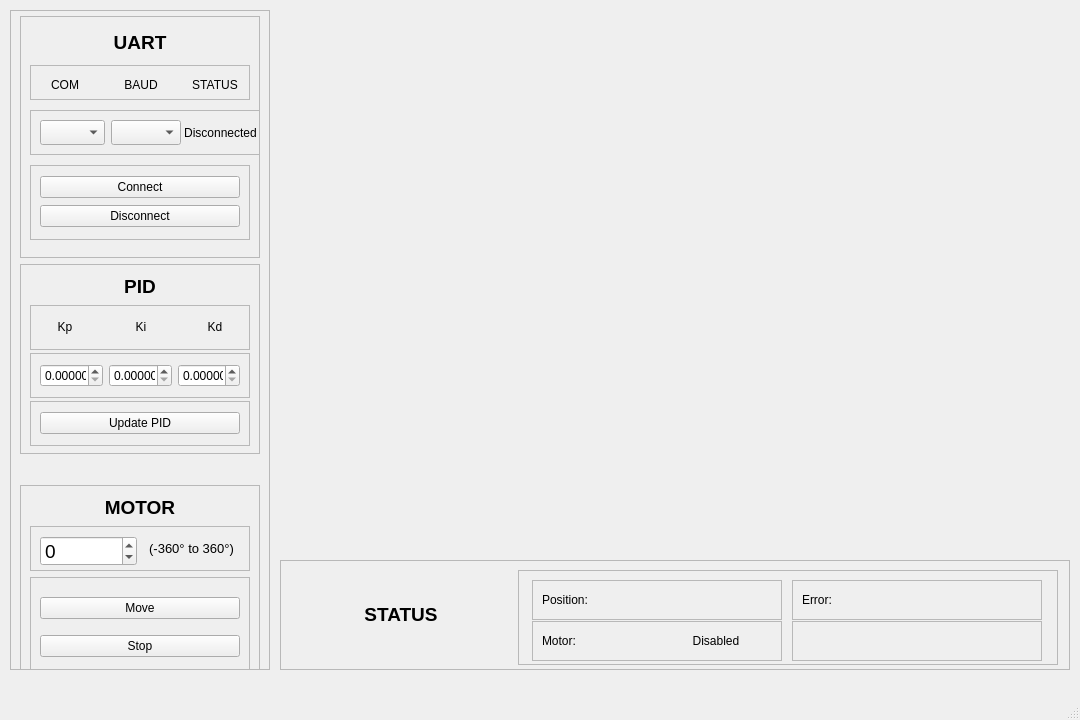
<?xml version="1.0" encoding="UTF-8"?>
<ui version="4.0">
 <class>MainWindow</class>
 <widget class="QMainWindow" name="MainWindow">
  <property name="geometry">
   <rect>
    <x>0</x>
    <y>0</y>
    <width>1080</width>
    <height>720</height>
   </rect>
  </property>
  <property name="minimumSize">
   <size>
    <width>1080</width>
    <height>720</height>
   </size>
  </property>
  <property name="maximumSize">
   <size>
    <width>1080</width>
    <height>720</height>
   </size>
  </property>
  <property name="windowTitle">
   <string>MainWindow</string>
  </property>
  <widget class="QWidget" name="centralwidget">
   <widget class="QFrame" name="actionsFrame">
    <property name="geometry">
     <rect>
      <x>10</x>
      <y>10</y>
      <width>260</width>
      <height>660</height>
     </rect>
    </property>
    <property name="minimumSize">
     <size>
      <width>260</width>
      <height>660</height>
     </size>
    </property>
    <property name="maximumSize">
     <size>
      <width>260</width>
      <height>660</height>
     </size>
    </property>
    <property name="frameShape">
     <enum>QFrame::Shape::StyledPanel</enum>
    </property>
    <property name="frameShadow">
     <enum>QFrame::Shadow::Raised</enum>
    </property>
    <layout class="QVBoxLayout" name="verticalLayout_4">
     <property name="spacing">
      <number>6</number>
     </property>
     <property name="topMargin">
      <number>5</number>
     </property>
     <item>
      <widget class="QFrame" name="uartFrame">
       <property name="frameShape">
        <enum>QFrame::Shape::StyledPanel</enum>
       </property>
       <property name="frameShadow">
        <enum>QFrame::Shadow::Raised</enum>
       </property>
       <layout class="QVBoxLayout" name="verticalLayout">
        <item>
         <widget class="QLabel" name="uartLabel">
          <property name="minimumSize">
           <size>
            <width>220</width>
            <height>25</height>
           </size>
          </property>
          <property name="maximumSize">
           <size>
            <width>220</width>
            <height>25</height>
           </size>
          </property>
          <property name="font">
           <font>
            <pointsize>14</pointsize>
            <bold>true</bold>
           </font>
          </property>
          <property name="text">
           <string>UART</string>
          </property>
          <property name="alignment">
           <set>Qt::AlignmentFlag::AlignCenter</set>
          </property>
         </widget>
        </item>
        <item>
         <widget class="QFrame" name="uartParametersFrame">
          <property name="minimumSize">
           <size>
            <width>220</width>
            <height>35</height>
           </size>
          </property>
          <property name="maximumSize">
           <size>
            <width>220</width>
            <height>35</height>
           </size>
          </property>
          <property name="frameShape">
           <enum>QFrame::Shape::StyledPanel</enum>
          </property>
          <property name="frameShadow">
           <enum>QFrame::Shadow::Raised</enum>
          </property>
          <layout class="QHBoxLayout" name="horizontalLayout">
           <item>
            <widget class="QLabel" name="comLabel">
             <property name="minimumSize">
              <size>
               <width>50</width>
               <height>20</height>
              </size>
             </property>
             <property name="maximumSize">
              <size>
               <width>50</width>
               <height>20</height>
              </size>
             </property>
             <property name="sizeIncrement">
              <size>
               <width>0</width>
               <height>0</height>
              </size>
             </property>
             <property name="text">
              <string>COM</string>
             </property>
             <property name="alignment">
              <set>Qt::AlignmentFlag::AlignCenter</set>
             </property>
            </widget>
           </item>
           <item>
            <widget class="QLabel" name="baudLabel">
             <property name="minimumSize">
              <size>
               <width>90</width>
               <height>20</height>
              </size>
             </property>
             <property name="maximumSize">
              <size>
               <width>90</width>
               <height>20</height>
              </size>
             </property>
             <property name="text">
              <string>BAUD</string>
             </property>
             <property name="alignment">
              <set>Qt::AlignmentFlag::AlignCenter</set>
             </property>
            </widget>
           </item>
           <item>
            <widget class="QLabel" name="uartStatusLabel">
             <property name="minimumSize">
              <size>
               <width>50</width>
               <height>20</height>
              </size>
             </property>
             <property name="maximumSize">
              <size>
               <width>50</width>
               <height>20</height>
              </size>
             </property>
             <property name="text">
              <string>STATUS</string>
             </property>
             <property name="alignment">
              <set>Qt::AlignmentFlag::AlignCenter</set>
             </property>
            </widget>
           </item>
          </layout>
         </widget>
        </item>
        <item>
         <widget class="QFrame" name="uartInWidgetsFrame">
          <property name="minimumSize">
           <size>
            <width>230</width>
            <height>45</height>
           </size>
          </property>
          <property name="maximumSize">
           <size>
            <width>230</width>
            <height>45</height>
           </size>
          </property>
          <property name="frameShape">
           <enum>QFrame::Shape::StyledPanel</enum>
          </property>
          <property name="frameShadow">
           <enum>QFrame::Shadow::Raised</enum>
          </property>
          <layout class="QHBoxLayout" name="horizontalLayout_2">
           <item>
            <widget class="QComboBox" name="comComboBox">
             <property name="minimumSize">
              <size>
               <width>65</width>
               <height>25</height>
              </size>
             </property>
             <property name="maximumSize">
              <size>
               <width>65</width>
               <height>25</height>
              </size>
             </property>
            </widget>
           </item>
           <item>
            <widget class="QComboBox" name="baudComboBox">
             <property name="minimumSize">
              <size>
               <width>70</width>
               <height>25</height>
              </size>
             </property>
             <property name="maximumSize">
              <size>
               <width>70</width>
               <height>25</height>
              </size>
             </property>
            </widget>
           </item>
           <item>
            <widget class="QLabel" name="statusStateLabel">
             <property name="minimumSize">
              <size>
               <width>75</width>
               <height>25</height>
              </size>
             </property>
             <property name="maximumSize">
              <size>
               <width>75</width>
               <height>25</height>
              </size>
             </property>
             <property name="text">
              <string>Disconnected</string>
             </property>
             <property name="alignment">
              <set>Qt::AlignmentFlag::AlignCenter</set>
             </property>
            </widget>
           </item>
          </layout>
         </widget>
        </item>
        <item>
         <widget class="QFrame" name="uartOutWidgetsFrame">
          <property name="minimumSize">
           <size>
            <width>220</width>
            <height>75</height>
           </size>
          </property>
          <property name="maximumSize">
           <size>
            <width>220</width>
            <height>75</height>
           </size>
          </property>
          <property name="frameShape">
           <enum>QFrame::Shape::StyledPanel</enum>
          </property>
          <property name="frameShadow">
           <enum>QFrame::Shadow::Raised</enum>
          </property>
          <layout class="QVBoxLayout" name="verticalLayout_6">
           <item>
            <widget class="QPushButton" name="connectUartButton">
             <property name="text">
              <string>Connect</string>
             </property>
            </widget>
           </item>
           <item>
            <widget class="QPushButton" name="disconnectUartButton">
             <property name="text">
              <string>Disconnect</string>
             </property>
            </widget>
           </item>
          </layout>
         </widget>
        </item>
       </layout>
      </widget>
     </item>
     <item>
      <widget class="QFrame" name="pidFrame">
       <property name="minimumSize">
        <size>
         <width>240</width>
         <height>190</height>
        </size>
       </property>
       <property name="maximumSize">
        <size>
         <width>240</width>
         <height>190</height>
        </size>
       </property>
       <property name="frameShape">
        <enum>QFrame::Shape::StyledPanel</enum>
       </property>
       <property name="frameShadow">
        <enum>QFrame::Shadow::Raised</enum>
       </property>
       <layout class="QVBoxLayout" name="verticalLayout_2">
        <item>
         <widget class="QLabel" name="pidLabel">
          <property name="minimumSize">
           <size>
            <width>220</width>
            <height>25</height>
           </size>
          </property>
          <property name="maximumSize">
           <size>
            <width>220</width>
            <height>25</height>
           </size>
          </property>
          <property name="font">
           <font>
            <pointsize>14</pointsize>
            <bold>true</bold>
           </font>
          </property>
          <property name="text">
           <string>PID</string>
          </property>
          <property name="alignment">
           <set>Qt::AlignmentFlag::AlignCenter</set>
          </property>
         </widget>
        </item>
        <item>
         <widget class="QFrame" name="pidParametersFrame">
          <property name="minimumSize">
           <size>
            <width>220</width>
            <height>45</height>
           </size>
          </property>
          <property name="maximumSize">
           <size>
            <width>220</width>
            <height>45</height>
           </size>
          </property>
          <property name="frameShape">
           <enum>QFrame::Shape::StyledPanel</enum>
          </property>
          <property name="frameShadow">
           <enum>QFrame::Shadow::Raised</enum>
          </property>
          <layout class="QHBoxLayout" name="horizontalLayout_3">
           <item>
            <widget class="QLabel" name="kpLabel">
             <property name="minimumSize">
              <size>
               <width>50</width>
               <height>20</height>
              </size>
             </property>
             <property name="maximumSize">
              <size>
               <width>50</width>
               <height>20</height>
              </size>
             </property>
             <property name="sizeIncrement">
              <size>
               <width>0</width>
               <height>0</height>
              </size>
             </property>
             <property name="text">
              <string>Kp</string>
             </property>
             <property name="alignment">
              <set>Qt::AlignmentFlag::AlignCenter</set>
             </property>
            </widget>
           </item>
           <item>
            <widget class="QLabel" name="kiLabel">
             <property name="minimumSize">
              <size>
               <width>90</width>
               <height>20</height>
              </size>
             </property>
             <property name="maximumSize">
              <size>
               <width>90</width>
               <height>20</height>
              </size>
             </property>
             <property name="text">
              <string>Ki</string>
             </property>
             <property name="alignment">
              <set>Qt::AlignmentFlag::AlignCenter</set>
             </property>
            </widget>
           </item>
           <item>
            <widget class="QLabel" name="kdLabel">
             <property name="minimumSize">
              <size>
               <width>50</width>
               <height>20</height>
              </size>
             </property>
             <property name="maximumSize">
              <size>
               <width>50</width>
               <height>20</height>
              </size>
             </property>
             <property name="text">
              <string>Kd</string>
             </property>
             <property name="alignment">
              <set>Qt::AlignmentFlag::AlignCenter</set>
             </property>
            </widget>
           </item>
          </layout>
         </widget>
        </item>
        <item>
         <widget class="QFrame" name="pidParametersWidgets">
          <property name="minimumSize">
           <size>
            <width>220</width>
            <height>45</height>
           </size>
          </property>
          <property name="maximumSize">
           <size>
            <width>220</width>
            <height>45</height>
           </size>
          </property>
          <property name="frameShape">
           <enum>QFrame::Shape::StyledPanel</enum>
          </property>
          <property name="frameShadow">
           <enum>QFrame::Shadow::Raised</enum>
          </property>
          <layout class="QHBoxLayout" name="horizontalLayout_4">
           <item>
            <widget class="QDoubleSpinBox" name="kpSpinBox">
             <property name="decimals">
              <number>5</number>
             </property>
             <property name="maximum">
              <double>99.999989999999997</double>
             </property>
            </widget>
           </item>
           <item>
            <widget class="QDoubleSpinBox" name="kiSpinBox">
             <property name="decimals">
              <number>5</number>
             </property>
             <property name="maximum">
              <double>100.000000000000000</double>
             </property>
            </widget>
           </item>
           <item>
            <widget class="QDoubleSpinBox" name="kdSpinBox">
             <property name="decimals">
              <number>5</number>
             </property>
             <property name="maximum">
              <double>100.000000000000000</double>
             </property>
            </widget>
           </item>
          </layout>
         </widget>
        </item>
        <item>
         <widget class="QFrame" name="updatePidFrame">
          <property name="minimumSize">
           <size>
            <width>220</width>
            <height>45</height>
           </size>
          </property>
          <property name="maximumSize">
           <size>
            <width>220</width>
            <height>45</height>
           </size>
          </property>
          <property name="frameShape">
           <enum>QFrame::Shape::StyledPanel</enum>
          </property>
          <property name="frameShadow">
           <enum>QFrame::Shadow::Raised</enum>
          </property>
          <layout class="QHBoxLayout" name="horizontalLayout_5">
           <item>
            <widget class="QPushButton" name="updatePidButton">
             <property name="text">
              <string>Update PID</string>
             </property>
            </widget>
           </item>
          </layout>
         </widget>
        </item>
       </layout>
      </widget>
     </item>
     <item>
      <widget class="QFrame" name="motorFrame">
       <property name="minimumSize">
        <size>
         <width>240</width>
         <height>200</height>
        </size>
       </property>
       <property name="maximumSize">
        <size>
         <width>240</width>
         <height>150</height>
        </size>
       </property>
       <property name="frameShape">
        <enum>QFrame::Shape::StyledPanel</enum>
       </property>
       <property name="frameShadow">
        <enum>QFrame::Shadow::Raised</enum>
       </property>
       <layout class="QVBoxLayout" name="verticalLayout_3">
        <item>
         <widget class="QLabel" name="motorLabel">
          <property name="minimumSize">
           <size>
            <width>220</width>
            <height>25</height>
           </size>
          </property>
          <property name="maximumSize">
           <size>
            <width>220</width>
            <height>25</height>
           </size>
          </property>
          <property name="font">
           <font>
            <pointsize>14</pointsize>
            <bold>true</bold>
           </font>
          </property>
          <property name="text">
           <string>MOTOR</string>
          </property>
          <property name="alignment">
           <set>Qt::AlignmentFlag::AlignCenter</set>
          </property>
         </widget>
        </item>
        <item>
         <widget class="QFrame" name="motorInWidgetsFrame">
          <property name="minimumSize">
           <size>
            <width>220</width>
            <height>45</height>
           </size>
          </property>
          <property name="maximumSize">
           <size>
            <width>220</width>
            <height>45</height>
           </size>
          </property>
          <property name="frameShape">
           <enum>QFrame::Shape::StyledPanel</enum>
          </property>
          <property name="frameShadow">
           <enum>QFrame::Shadow::Raised</enum>
          </property>
          <layout class="QHBoxLayout" name="horizontalLayout_7">
           <item>
            <widget class="QSpinBox" name="motorTargetAngleSpinBox">
             <property name="minimumSize">
              <size>
               <width>50</width>
               <height>30</height>
              </size>
             </property>
             <property name="font">
              <font>
               <pointsize>14</pointsize>
              </font>
             </property>
             <property name="minimum">
              <number>-360</number>
             </property>
             <property name="maximum">
              <number>360</number>
             </property>
            </widget>
           </item>
           <item>
            <widget class="QLabel" name="motorInAngleRangeLabel">
             <property name="font">
              <font>
               <pointsize>10</pointsize>
              </font>
             </property>
             <property name="text">
              <string>(-360° to 360°)</string>
             </property>
             <property name="alignment">
              <set>Qt::AlignmentFlag::AlignCenter</set>
             </property>
            </widget>
           </item>
          </layout>
         </widget>
        </item>
        <item>
         <widget class="QFrame" name="motorOutWidgetsFrame">
          <property name="minimumSize">
           <size>
            <width>220</width>
            <height>100</height>
           </size>
          </property>
          <property name="maximumSize">
           <size>
            <width>220</width>
            <height>100</height>
           </size>
          </property>
          <property name="frameShape">
           <enum>QFrame::Shape::StyledPanel</enum>
          </property>
          <property name="frameShadow">
           <enum>QFrame::Shadow::Raised</enum>
          </property>
          <layout class="QVBoxLayout" name="verticalLayout_5">
           <item>
            <widget class="QPushButton" name="moveMotorButton">
             <property name="text">
              <string>Move</string>
             </property>
            </widget>
           </item>
           <item>
            <widget class="QPushButton" name="stopMotorButton">
             <property name="text">
              <string>Stop</string>
             </property>
            </widget>
           </item>
          </layout>
         </widget>
        </item>
       </layout>
      </widget>
     </item>
    </layout>
   </widget>
   <widget class="QFrame" name="statusFrame">
    <property name="geometry">
     <rect>
      <x>280</x>
      <y>560</y>
      <width>790</width>
      <height>110</height>
     </rect>
    </property>
    <property name="minimumSize">
     <size>
      <width>790</width>
      <height>110</height>
     </size>
    </property>
    <property name="maximumSize">
     <size>
      <width>790</width>
      <height>110</height>
     </size>
    </property>
    <property name="frameShape">
     <enum>QFrame::Shape::StyledPanel</enum>
    </property>
    <property name="frameShadow">
     <enum>QFrame::Shadow::Raised</enum>
    </property>
    <layout class="QHBoxLayout" name="horizontalLayout_6">
     <item>
      <widget class="QLabel" name="statusLabel">
       <property name="minimumSize">
        <size>
         <width>220</width>
         <height>25</height>
        </size>
       </property>
       <property name="maximumSize">
        <size>
         <width>220</width>
         <height>75</height>
        </size>
       </property>
       <property name="font">
        <font>
         <pointsize>14</pointsize>
         <bold>true</bold>
        </font>
       </property>
       <property name="text">
        <string>STATUS</string>
       </property>
       <property name="alignment">
        <set>Qt::AlignmentFlag::AlignCenter</set>
       </property>
      </widget>
     </item>
     <item>
      <widget class="QFrame" name="statusInfoFrame">
       <property name="minimumSize">
        <size>
         <width>540</width>
         <height>95</height>
        </size>
       </property>
       <property name="maximumSize">
        <size>
         <width>540</width>
         <height>95</height>
        </size>
       </property>
       <property name="frameShape">
        <enum>QFrame::Shape::StyledPanel</enum>
       </property>
       <property name="frameShadow">
        <enum>QFrame::Shadow::Raised</enum>
       </property>
       <layout class="QGridLayout" name="gridLayout">
        <item row="0" column="0">
         <widget class="QFrame" name="positionInfoFrame">
          <property name="minimumSize">
           <size>
            <width>250</width>
            <height>40</height>
           </size>
          </property>
          <property name="maximumSize">
           <size>
            <width>250</width>
            <height>40</height>
           </size>
          </property>
          <property name="frameShape">
           <enum>QFrame::Shape::StyledPanel</enum>
          </property>
          <property name="frameShadow">
           <enum>QFrame::Shadow::Raised</enum>
          </property>
          <layout class="QHBoxLayout" name="horizontalLayout_8">
           <item>
            <widget class="QLabel" name="positionInfoLabel">
             <property name="minimumSize">
              <size>
               <width>112</width>
               <height>20</height>
              </size>
             </property>
             <property name="maximumSize">
              <size>
               <width>112</width>
               <height>20</height>
              </size>
             </property>
             <property name="text">
              <string>Position: </string>
             </property>
            </widget>
           </item>
           <item>
            <widget class="QLabel" name="positionInfoAngleLabel">
             <property name="minimumSize">
              <size>
               <width>112</width>
               <height>20</height>
              </size>
             </property>
             <property name="maximumSize">
              <size>
               <width>112</width>
               <height>20</height>
              </size>
             </property>
             <property name="text">
              <string/>
             </property>
             <property name="alignment">
              <set>Qt::AlignmentFlag::AlignCenter</set>
             </property>
            </widget>
           </item>
          </layout>
         </widget>
        </item>
        <item row="0" column="1">
         <widget class="QFrame" name="errorInfoFrame">
          <property name="minimumSize">
           <size>
            <width>250</width>
            <height>40</height>
           </size>
          </property>
          <property name="maximumSize">
           <size>
            <width>250</width>
            <height>40</height>
           </size>
          </property>
          <property name="frameShape">
           <enum>QFrame::Shape::StyledPanel</enum>
          </property>
          <property name="frameShadow">
           <enum>QFrame::Shadow::Raised</enum>
          </property>
          <layout class="QHBoxLayout" name="horizontalLayout_12">
           <item>
            <widget class="QLabel" name="errorInfoLabel">
             <property name="minimumSize">
              <size>
               <width>112</width>
               <height>20</height>
              </size>
             </property>
             <property name="maximumSize">
              <size>
               <width>112</width>
               <height>20</height>
              </size>
             </property>
             <property name="text">
              <string>Error:</string>
             </property>
            </widget>
           </item>
           <item>
            <widget class="QLabel" name="errorInfoValueLabel">
             <property name="minimumSize">
              <size>
               <width>112</width>
               <height>20</height>
              </size>
             </property>
             <property name="maximumSize">
              <size>
               <width>112</width>
               <height>20</height>
              </size>
             </property>
             <property name="text">
              <string/>
             </property>
             <property name="alignment">
              <set>Qt::AlignmentFlag::AlignCenter</set>
             </property>
            </widget>
           </item>
          </layout>
         </widget>
        </item>
        <item row="1" column="0">
         <widget class="QFrame" name="motorInfoFrame">
          <property name="minimumSize">
           <size>
            <width>250</width>
            <height>40</height>
           </size>
          </property>
          <property name="maximumSize">
           <size>
            <width>250</width>
            <height>40</height>
           </size>
          </property>
          <property name="frameShape">
           <enum>QFrame::Shape::StyledPanel</enum>
          </property>
          <property name="frameShadow">
           <enum>QFrame::Shadow::Raised</enum>
          </property>
          <layout class="QHBoxLayout" name="horizontalLayout_9">
           <item>
            <widget class="QLabel" name="motorInfoLabel">
             <property name="minimumSize">
              <size>
               <width>112</width>
               <height>20</height>
              </size>
             </property>
             <property name="maximumSize">
              <size>
               <width>112</width>
               <height>20</height>
              </size>
             </property>
             <property name="text">
              <string>Motor:</string>
             </property>
            </widget>
           </item>
           <item>
            <widget class="QLabel" name="motorInfoStateLabel">
             <property name="minimumSize">
              <size>
               <width>112</width>
               <height>20</height>
              </size>
             </property>
             <property name="maximumSize">
              <size>
               <width>112</width>
               <height>20</height>
              </size>
             </property>
             <property name="text">
              <string>Disabled</string>
             </property>
             <property name="alignment">
              <set>Qt::AlignmentFlag::AlignCenter</set>
             </property>
            </widget>
           </item>
          </layout>
         </widget>
        </item>
        <item row="1" column="1">
         <widget class="QFrame" name="pidInfoFrame">
          <property name="minimumSize">
           <size>
            <width>250</width>
            <height>40</height>
           </size>
          </property>
          <property name="maximumSize">
           <size>
            <width>250</width>
            <height>40</height>
           </size>
          </property>
          <property name="frameShape">
           <enum>QFrame::Shape::StyledPanel</enum>
          </property>
          <property name="frameShadow">
           <enum>QFrame::Shadow::Raised</enum>
          </property>
          <layout class="QHBoxLayout" name="horizontalLayout_13">
           <item>
            <widget class="QLabel" name="pidInfoLabel">
             <property name="minimumSize">
              <size>
               <width>112</width>
               <height>20</height>
              </size>
             </property>
             <property name="maximumSize">
              <size>
               <width>112</width>
               <height>20</height>
              </size>
             </property>
             <property name="text">
              <string/>
             </property>
            </widget>
           </item>
           <item>
            <widget class="QLabel" name="pidInfoValueLabel">
             <property name="minimumSize">
              <size>
               <width>112</width>
               <height>20</height>
              </size>
             </property>
             <property name="maximumSize">
              <size>
               <width>112</width>
               <height>20</height>
              </size>
             </property>
             <property name="text">
              <string/>
             </property>
             <property name="alignment">
              <set>Qt::AlignmentFlag::AlignCenter</set>
             </property>
            </widget>
           </item>
          </layout>
         </widget>
        </item>
       </layout>
      </widget>
     </item>
    </layout>
   </widget>
   <widget class="PlotWidget" name="plotWidget" native="true">
    <property name="geometry">
     <rect>
      <x>280</x>
      <y>10</y>
      <width>790</width>
      <height>541</height>
     </rect>
    </property>
    <property name="minimumSize">
     <size>
      <width>790</width>
      <height>541</height>
     </size>
    </property>
    <property name="maximumSize">
     <size>
      <width>790</width>
      <height>541</height>
     </size>
    </property>
   </widget>
  </widget>
  <widget class="QMenuBar" name="menubar">
   <property name="geometry">
    <rect>
     <x>0</x>
     <y>0</y>
     <width>1080</width>
     <height>22</height>
    </rect>
   </property>
  </widget>
  <widget class="QStatusBar" name="statusbar"/>
 </widget>
 <customwidgets>
  <customwidget>
   <class>PlotWidget</class>
   <extends>QWidget</extends>
   <header>plot_widget.h</header>
   <container>1</container>
  </customwidget>
 </customwidgets>
 <resources/>
 <connections/>
</ui>
